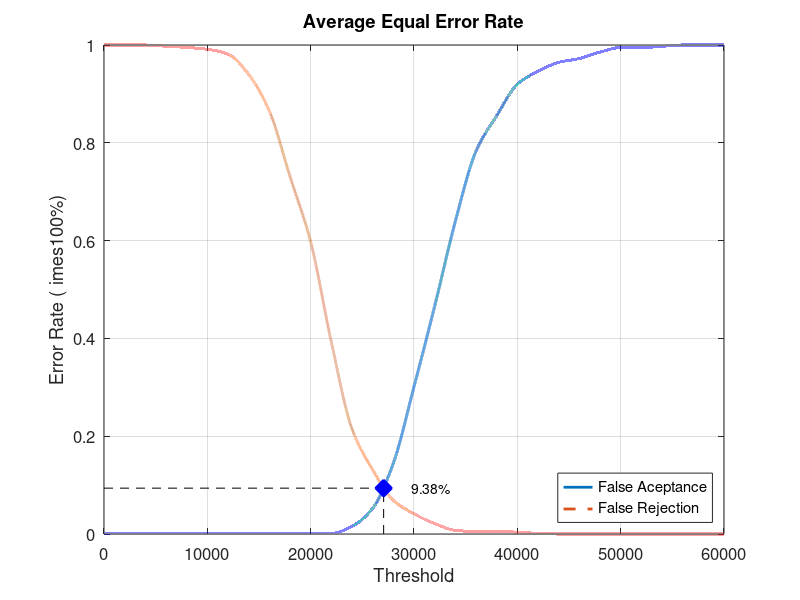
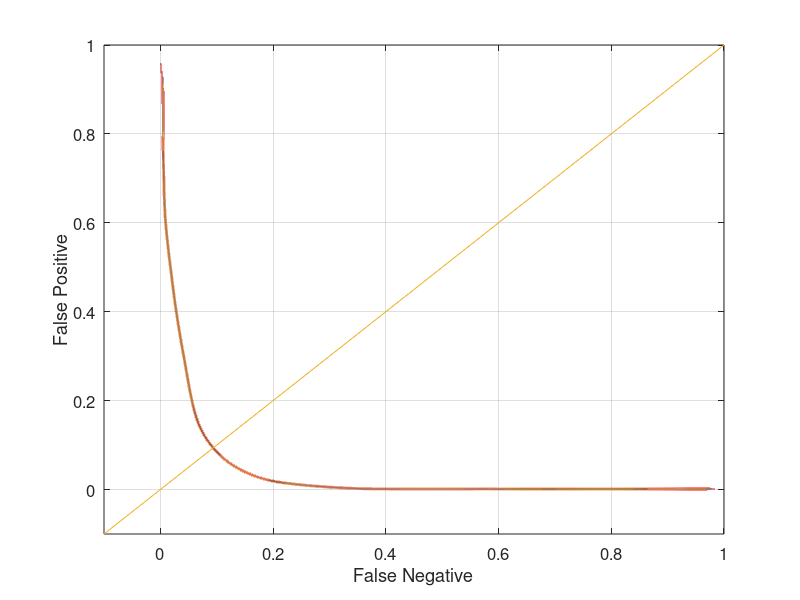

Reproduce these figures in MATLAB, in order.
close all;
clear;
clc;
x = 0:2000:60000;
xq = 0:0.5:60000;

y0 = [0 0.00131579 0.00131579 0.00131579 0.00131579 0.00131579 0.00131579 0.00131579 0.00131579 0.00131579 0.00131579 0.00131579 0.0157895 0.0526316 0.144737 0.301316 0.465789 0.639474 0.782895 0.855263 0.919737 0.946053 0.964474 0.972368 0.985526 0.994737 0.994737 0.997368 1 1 1]
yy0 = interp1(x, y0, xq, 'pchip');
y1 = [1 1 1 0.9975 0.995 0.99125 0.98125 0.94 0.865 0.73125 0.5975 0.3925 0.215 0.13125 0.06875 0.04125 0.02125 0.0075 0.005 0.005 0.00375 0.00125 0 0 0 0 0 0 0 0 0]
yy1 = interp1(x, y1, xq, 'pchip');

% Calculating EER: 
y2 = abs(y0 - y1);
find(y2 == min(y2))
yy2 = abs(yy0 - yy1);
xEER = find(yy2 == min(yy2));
xEERIndex = xq(xEER) % X-axis EER
yEER = yy0(xEER) % Y-axis EER

main = figure
plot(xq, yy0,'-','LineWidth', 2);	hold on
plot(xq, yy1,'--','LineWidth', 2);	hold on
plot([xEERIndex xEERIndex], [0 yEER], 'k--');	hold on
plot([0 xEERIndex], [yEER yEER], 'k--');	hold on
plot(xEERIndex, yEER, 'bx', 'LineWidth', 10);	hold on
text(xEERIndex + 10 * xEERIndex / 100, yEER, [num2str(round((10000 * yEER)) / 100) '%'])
legend('False Aceptance', 'False Rejection', 'Location', 'SouthEast')
xlabel('Threshold')
ylabel('Error Rate (	imes100%)')
title('Average Equal Error Rate')
set(gca, 'FontSize', 12)
axis([0 60000 0 1])
grid on

print(main, 'Experiment3AverageMain', '-dpng');
FNRxFPR = figure('Color', [1 1 1]);
plot(yy1, yy0, '-', yy1, yy0, 'LineWidth', 2);
hold on
y = -0.1:0.1:1
plot(y, y); 
set(gca, 'FontSize', 12)
xlabel('False Negative')
ylabel('False Positive')
axis([-0.1 1 -0.1 1])
set(gca, 'FontSize', 12)
grid on

print(FNRxFPR, 'Experiment3AverageFNRxFPR','-dpng');
